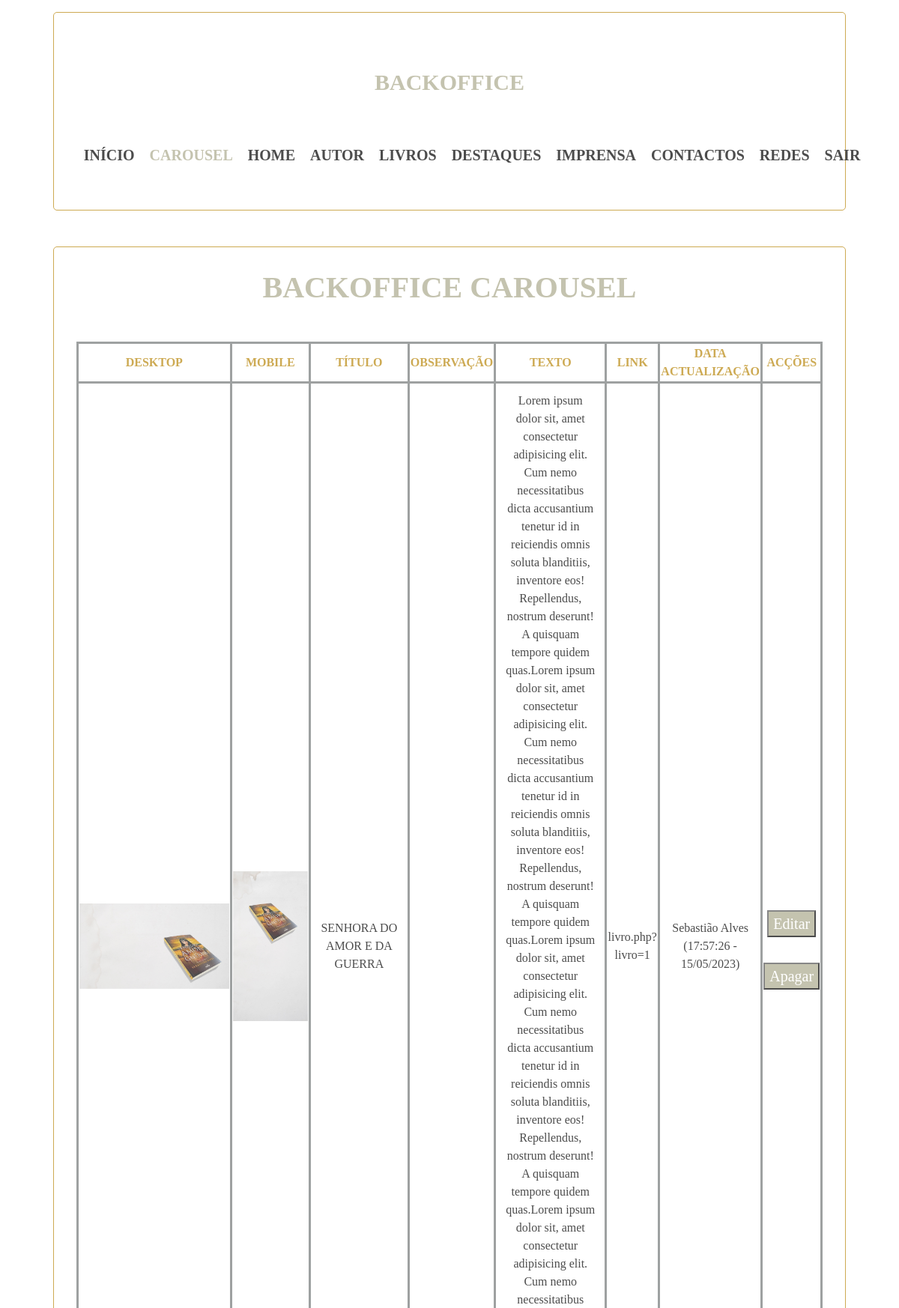
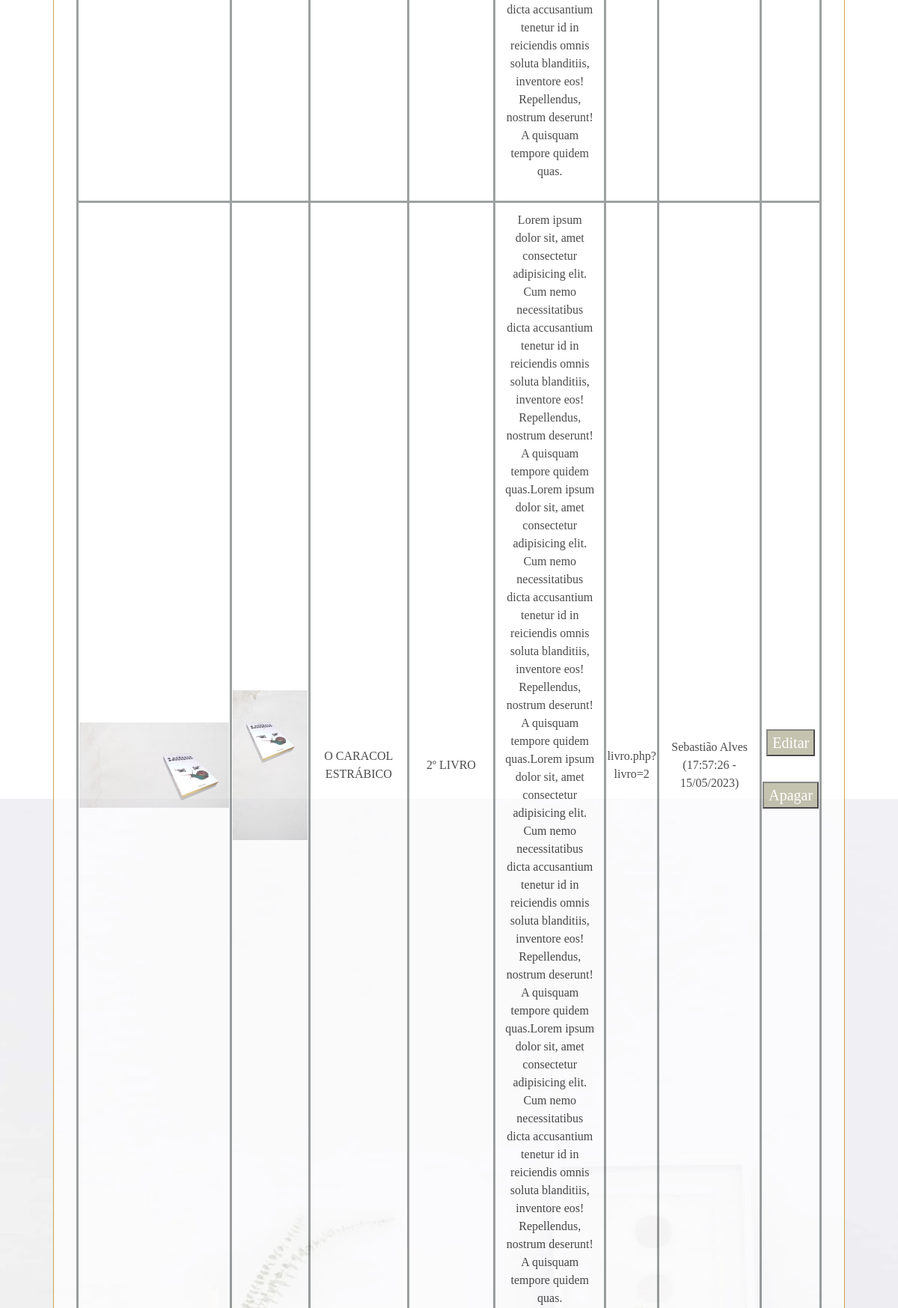
Screenshot of /backoffice/php/paginas/carousel.php (signed in, upper part) with the database file from the repository (2 pictures, top to bottom).
### tables this page shows
CREATE TABLE `carousel` (
  `id` int(11) NOT NULL,
  `observacao` varchar(250) NOT NULL,
  `titulo` varchar(250) NOT NULL,
  `texto` longtext NOT NULL,
  `imagem_desktop` varchar(5000) NOT NULL,
  `imagem_mobile` varchar(5000) NOT NULL,
  `saber_mais` varchar(5000) NOT NULL
);

### backoffice/php/funcoes/base_dados.php (called while the page is built, shortened)
<?php
$base_dados = [
    "host" => "localhost",
    "usuario" => "root",
    "senha" => "",
    "nome" => "sebastiao"
];
function selectSQL($sql){
    global $base_dados;
    $conexao = mysqli_connect($base_dados["host"], $base_dados["usuario"], $base_dados["senha"], $base_dados["nome"]);
    $consulta = mysqli_query($conexao, $sql);
    $resultado = mysqli_fetch_all($consulta, MYSQLI_ASSOC);
    return $resultado;
}
?>

### backoffice/php/paginas/carousel.php (the view, shortened to what this page needs)
<?php
$form = isset($_GET["accao"]);
$carousel = selectSQL("SELECT * FROM carousel");
?>
<!DOCTYPE html>
<html lang="pt">
    <head>
        <link href="https://cdn.jsdelivr.net/npm/bootstrap@5.3.0-alpha3/dist/css/bootstrap.min.css" rel="stylesheet">
        <link rel="stylesheet" href="../../css/estilo.css">
    </head>
    <body class="container-fluid">
        <header>
            <div class="row caixas mt-3">
                <div class="col-12 text-center titulo p-3 mt-4 mb-3">BACKOFFICE</div>
                <nav class="col-12 navbar navbar-expand-lg">
                    <div class="collapse navbar-collapse justify-content-center">
                        <ul class="navbar-nav">
                            <li class="nav-item">
                                <a class="nav-link menu" aria-current="page" href="inicio.php">INÍCIO</a>
                            </li>
                            <li class="nav-item">
                                <a class="nav-link menu active" aria-current="page" href="carousel.php">CAROUSEL</a>
                            </li>
                            <li class="nav-item">
                                <a class="nav-link menu" aria-current="page" href="home.php">HOME</a>
                            </li>
                            <li class="nav-item">
                                <a class="nav-link menu" aria-current="page" href="autor.php">AUTOR</a>
                            </li>
                            <li class="nav-item">
                                <a class="nav-link menu" aria-current="page" href="livros.php">LIVROS</a>
                            </li>
                            <li class="nav-item">
                                <a class="nav-link menu" aria-current="page" href="destaques.php">DESTAQUES</a>
                            </li>
                            <li class="nav-item">
                                <a class="nav-link menu" aria-current="page" href="imprensa.php">IMPRENSA</a>
                            </li>
                            <li class="nav-item">
                                <a class="nav-link menu" aria-current="page" href="contactos.php">CONTACTOS</a>
                            </li>
                            <li class="nav-item">
                                <a class="nav-link menu" aria-current="page" href="redes.php">REDES</a>
                            </li>
                            <li class="nav-item">
                                <a class="nav-link menu" aria-current="page" href="logoff.php">SAIR</a>
                            </li>
                        </ul>
                    </div>
                </nav>
            </div>
        </header>
        <br><br>
        <main>
            <?php if ($form):?>
                <div class="row caixas">
                    <div class="col-12 titulo_2 p-4">
                        <i>EDITADO/APAGADO/INSERIDO COM SUCESSO!</i>
                        <br><br>
                        <a href="carousel.php">
                            <button>VOLTAR</button>
                        </a>
                    </div>
                </div>
            <br><br>
            <?php else: ?>
                <div class="row caixas">
                    <h3 class="h3_dif_cor"><b>BACKOFFICE CAROUSEL</b></h3>
                    <br><br><br><br>
                    <table class="mx-auto w-100 pb-5 mb-5">
                        <tr>
                            <th>DESKTOP</th>
                            <th>MOBILE</th>
                            <th>TÍTULO</th>
                            <th>OBSERVAÇÃO</th>
                            <th>TEXTO</th>
                            <th>LINK</th>
                            <th>DATA ACTUALIZAÇÃO</th>
                            <th>ACÇÕES</th>
                        </tr>
                        <?php foreach($carousel as $c): ?>
                            <tr>
                                <td><img src="<?= $c["imagem_desktop"]; ?>" style="width: 200px"></td>
                                <td><img src="<?= $c["imagem_mobile"]; ?>" style="width: 100px"></td>
                                <td><?= $c["titulo"]; ?></td>
                                <td><?= $c["observacao"]; ?></td>
                                <td><?= $c["texto"]; ?></td>
                                <td><?= $c["saber_mais"]; ?></td>
                                <td><?= $_SESSION["nome"]; ?> (<?= $_SESSION["data_ultimo_acesso"]; ?>)</td>
                                <td>
                                    <form action="carousel_saida.php">
                                        <button name="id" value="<?= $c["id"];?>">Editar</button>
                                    </form>
                                    <br>
                                    <form action="">
                                        <button name="id" value="<?= $c["id"];?>">Apagar</button>
                                    </form>
                                </td>
                            </tr>
                        <?php endforeach; ?>
                    </table>
                </div>
            <?php endif; ?>
            <br><br>
        </main>
    </body>
</html>

### backoffice/css/estilo.css (style rules this page uses)
body { background-image: url(../imagens/imagem_background.webp); background-position: center; background-repeat: no-repeat; background-size: 1920px 1080px; background-attachment: fixed; margin: auto; text-align: center; font-family: didot, serif; }
.caixas { border: 0.01px solid #B8860B; border-radius: 5px; background-color: white; opacity: 70%; width: 90%; margin: auto; color: rgb(172, 170, 141); padding: 30px; }
p { color: black; padding: 10px; }
.caixas > h3 { margin-bottom: 15px; font-size: 40px; color: white; }
.h3_dif_cor { color: rgb(172, 170, 141) !important; }
a { text-decoration: none; color: white; }
button, input[type="submit"] { background-color: rgb(172, 170, 141); color: white; font-size: 20px; margin-top: 10px; }
.titulo { font-size: 30px; font-weight: bold; }
.menu { color: black; font-weight: bold; font-size: 20px; margin: 20px 10px; padding: 0px !important; width: fit-content !important; }
.active { color: rgb(172, 170, 141)!important; }
form { color: black; font-size: 16px; }
table, td, th { border: 3px solid rgb(117, 121, 121); }
th { text-transform: uppercase; color:#B8860B; }
td { color: black; }
th, td { height: 40px; }

### rows the page displays
carousel: imagem_desktop (picture), imagem_mobile (picture), titulo "SENHORA DO AMOR E DA GUERRA", texto "Lorem ipsum dolor sit, amet consectetur adipisicing elit. Cum nemo necessitatibus dicta accusantium tenetur id in reiciendis omnis soluta blanditiis, inventore eos! Repellendus, nostrum deserunt! A quisquam tempore quidem quas.Lorem ipsum dolor sit, amet consectetur adipisicing elit. Cum nemo necessitatibus dicta accusantium tenetur id in reiciendis omnis soluta blanditiis, inventore eos! Repellendus, nostrum deserunt! A quisquam tempore quidem quas.Lorem ipsum dolor sit, amet consectetur adipisicing elit. Cum nemo necessitatibus dicta accusantium tenetur id in reiciendis omnis soluta blanditiis, inventore eos! Repellendus, nostrum deserunt! A quisquam tempore quidem quas.Lorem ipsum dolor…", saber_mais "livro.php?livro=1", $c["id"] 1 (drawn)
carousel: imagem_desktop (picture), imagem_mobile (picture), titulo "O CARACOL ESTRÁBICO", observacao "2º LIVRO", texto "Lorem ipsum dolor sit, amet consectetur adipisicing elit. Cum nemo necessitatibus dicta accusantium tenetur id in reiciendis omnis soluta blanditiis, inventore eos! Repellendus, nostrum deserunt! A quisquam tempore quidem quas.Lorem ipsum dolor sit, amet consectetur adipisicing elit. Cum nemo necessitatibus dicta accusantium tenetur id in reiciendis omnis soluta blanditiis, inventore eos! Repellendus, nostrum deserunt! A quisquam tempore quidem quas.Lorem ipsum dolor sit, amet consectetur adipisicing elit. Cum nemo necessitatibus dicta accusantium tenetur id in reiciendis omnis soluta blanditiis, inventore eos! Repellendus, nostrum deserunt! A quisquam tempore quidem quas.Lorem ipsum dolor…", saber_mais "livro.php?livro=2", $c["id"] 2 (drawn)
